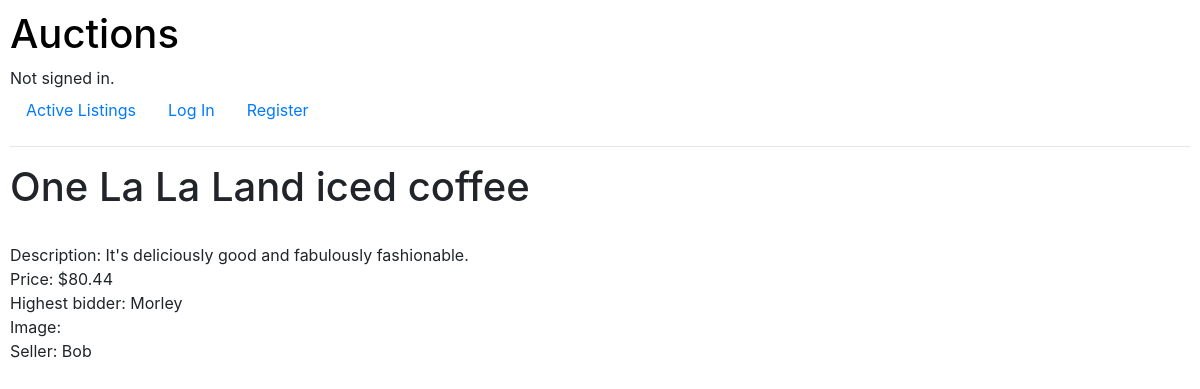
Screenshot of /listing/One La La Land iced coffee/ with the database file from the repository.
### auctions/models.py (models this page shows, shortened)
class Listing(models.Model):
    title = models.CharField(max_length=64)
    description = models.TextField()
    imageURL = models.URLField(max_length=200, blank=True)
    current_bid = models.ForeignKey('Bid', on_delete=models.CASCADE, related_name="listing", default=0)
    is_active = models.BooleanField(default=True)
    seller = models.ForeignKey('User', on_delete=models.CASCADE, blank=True, related_name="seller")
    category = models.ForeignKey('Category', on_delete=models.CASCADE, related_name="category")

class Bid(models.Model):
    new_bid = models.DecimalField(max_digits=10, blank=True, decimal_places=2)
    user = models.ForeignKey('User', on_delete=models.CASCADE)

class User(AbstractUser):
    watchlist = models.ManyToManyField('Listing', blank=True, related_name="user_watching")

### auctions/views.py (the view)
# urls.py: path("listing/<str:title>/", views.listing, name="listing"),
def listing(request, title):
    listing = Listing.objects.get(title=title)
    if request.method == "GET":
        if request.user.is_authenticated:
            user = request.user
            in_watchlist = False
            is_active = listing.is_active
            userowner = False
            if user.username == listing.seller.username:
                userowner = True
            if listing in user.watchlist.all():
                in_watchlist = True
            return render(request, "auctions/listing.html", {
                "listing": listing,
                "in_watchlist": in_watchlist,
                "userowner": userowner,
                "is_active": is_active,
            })
        else:
            return render(request, "auctions/listing.html", {
                "listing": listing,
            })

### auctions/templates/auctions/listing.html (shortened to what this page needs)
{% extends "auctions/layout.html" %}
{% block body %}
    <h1>{{ listing.title }}</h1>
    <br>
    <p>
        Description: {{ listing.description }}<br>
        Price: ${{ listing.current_bid.new_bid }}<br>
        Highest bidder: {{ listing.current_bid.user.username }}<br>
        Image: {{ listing.imageURL }}<br>
        Seller: {{ listing.seller.username }}<br>
    </p>
{% endblock %}

### auctions/static/auctions/styles.css (style rules this page uses)
body { padding: 10px; }

### rows the page displays
Listing: title "One La La Land iced coffee", description "It's deliciously good and fabulously fashionable.", current_bid.new_bid "80.44", current_bid.user.username "Morley", seller.username "Bob"
